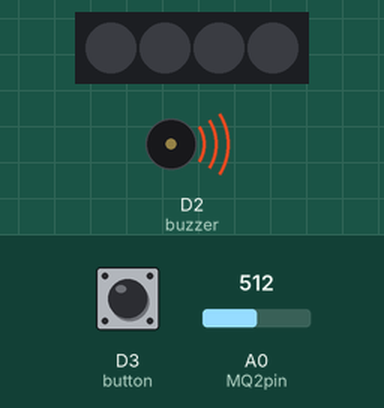
Bench run of a sketch on a simulated ESP8266 (NodeMCU). On the bench: 4 RGB LEDs in strip order, left to right, buzzer (waves = sounding, pin HIGH). Inputs (shaded band) come from the test bench; at power-on: D3 (button) LOW, A0 (MQ2pin) = 512. WiFi joins after 1.5 s; servers stay silent unless stated; random numbers use the default seed unless the sketch sets one; no MQTT or app messages arrive unless stated; what the sketch prints to the serial monitor is not drawn.

Above: at 22.0 s.
At 27.5 s:
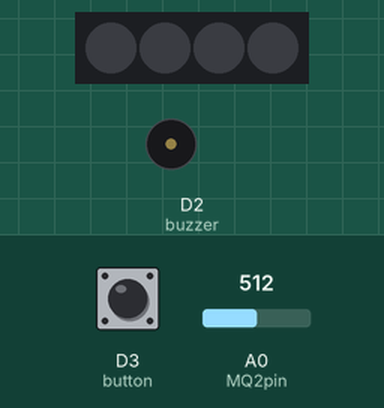
At 30.0 s:
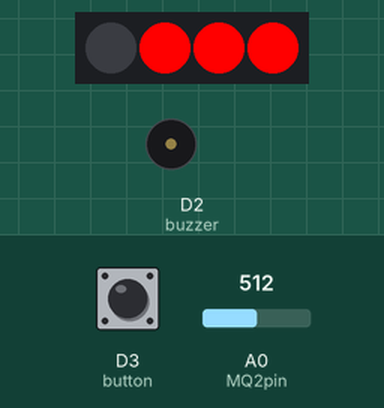
Timing chart, 0 to 30.5 s (numbered marks = the images above):
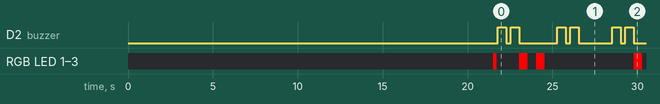

The sketch:

Smarter_Rauchmelder.ino
```cpp
//---Include libraries------------------------------

#include <FastLED.h>
#include <PubSubClient.h>
#include <WiFiManager.h>

//--------------------------------------------------------

#define MQ2pin (A0)
#define NUM_LEDS 4
#define DATA_PIN D6

//--------------------------------------------------------

CRGB leds[NUM_LEDS];
WiFiManager wifiManager;
WiFiClient espClient;
PubSubClient client(espClient);

//--------------------------------------------------------

const int buzzer = D2;
const int button = D3;

const char* mqtt_topic_publish = "Rauchmelder";
const char* mqtt_topic_subscribe = "Rauchmelder";

//--------------------------------------------------------


//---Do not change the following four parameters----------

const char* mqtt_server = "mqtt.iot.informatik.uni-oldenburg.de";
const int mqtt_port = 2883;
const char* mqtt_user = "sutk";
const char* mqtt_pw = "SoftSkills";

//--------------------------------------------------------

long lastMsg = 0;
int val = 0;

// Variables for the switch function
int buttonstatus = 0;
int buttonZaehler = 0;
int letzterStatus = 0;

//Variable to store sensor value
float sensorValue;

//--------------------------------------------------------

void reconnect() {
  // Loop until we're reconnected
  while (!client.connected()) {
    Serial.print("Attempting MQTT connection...");

    // Create a random client ID: Client ID MUSS inviduell sein, da der MQTT Broker nicht mehrere Clients mit derselben ID bedienen kann
    String clientId = "Client-";
    clientId += String(random(0xffff), HEX);

    if (client.connect(clientId.c_str(), mqtt_user, mqtt_pw)) { // Attempt to connect
      Serial.println("connected");
      client.subscribe(mqtt_topic_subscribe); // Once connected, publish an announcement
    } else {
      Serial.print("failed, rc=");
      Serial.print(client.state());
      Serial.println(" try again in 5 seconds");
      delay(5000); // Wait 5 seconds before retrying
    }
  }
}

//--------------------------------------------------------

void setup() {
  Serial.begin(115200); // Sets the serial port to 115200
  wifiManager.autoConnect("Smarter Rauchmelder");
  client.setServer(mqtt_server, mqtt_port);
  Serial.println("Gas sensor warming up!");
  delay(20000); // Allows the MQ-2 to warm up

  // FastLED setup
  FastLED.addLeds<WS2812B, DATA_PIN, GRB>(leds, NUM_LEDS).setCorrection(TypicalLEDStrip);
  FastLED.setBrightness(255);
  FastLED.setMaxPowerInVoltsAndMilliamps(5, 400);
  for (int i = 1; i < NUM_LEDS; i++) {
    leds[i] = CRGB( 255, 0, 0);
  }
  FastLED.show();
  delay(200);
  for (int i = 1; i < NUM_LEDS; i++) {
    leds[i] = CRGB( 0, 0, 0);
  }
  FastLED.show();
  FastLED.clear();
  delay(30);

  pinMode(buzzer, OUTPUT);
  pinMode(button, INPUT);
}

//--------------------------------------------------------

void loop() {
  leds[0] = CRGB::Black;
  buttonstatus = digitalRead(button);
  sensorValue = analogRead(MQ2pin); // Read analog input pin 0

  if (!client.connected()) {
    reconnect();
  }
  client.loop();

  if(buttonstatus != letzterStatus) {
    if (buttonstatus == 1) {
      buttonZaehler++;
    } else {
      digitalWrite(buzzer, LOW);
    }
  }

  if (buttonZaehler % 2 == 0) {
    // To check on the serial monitor
    Serial.print("Sensor Value: ");
    Serial.print(sensorValue);

    if(sensorValue > 300) {  // Change this value for easier testing
      client.publish(mqtt_topic_publish, "Es brennt in der Wohnung!");
      Serial.print(" | Smoke detected!"); // To check on the serial monitor
      Alarm();
      LED_effect_Alarm();
      Alarm();
    }
    buttonZaehler = 0;
  } else {
    digitalWrite(buzzer, LOW);
  }

  // To check on the serial monitor
  letzterStatus = buttonstatus;
  Serial.println(buttonZaehler);

  delay(2000);
}

//--------------------------------------------------------

void LED_effect_Alarm(){
    FastLED.setBrightness(255);

    for (int i = 1; i < NUM_LEDS; i++) {
    leds[i] = CRGB( 255, 0, 0);
    }
    FastLED.show();
    delay(500);

    for (int i = 1; i < NUM_LEDS; i++) {
      leds[i] = CRGB::Black;
    }
    FastLED.show();
    delay(500);
    FastLED.setBrightness(255);

    for (int i = 1; i < NUM_LEDS; i++) {
    leds[i] = CRGB( 255, 0, 0);
    }
    FastLED.show();
    delay(500);

    for (int i = 1; i < NUM_LEDS; i++) {
      leds[i] = CRGB::Black;
    }
    FastLED.show();
    delay(750);
}

//--------------------------------------------------------

void Alarm() {
   digitalWrite(buzzer, HIGH);
   delay(500);
   digitalWrite(buzzer, LOW);
   delay(250);
   digitalWrite(buzzer, HIGH);
   delay(500);
   digitalWrite(buzzer, LOW);
}
```

Measured:
- by itself, D2 (buzzer): repeats every 6.8 s: LOW 0.25 s, HIGH 0.50 s, LOW 2.3 s, HIGH 0.50 s, LOW 0.25 s, HIGH 0.50 s, LOW 2.0 s, HIGH 0.50 s
- by itself, RGB LED 1–3: off → RGB(255, 0, 0) at 21.5 s, → off 0.23 s later, → RGB(255, 0, 0) 1.3 s later, → off 0.50 s later, … (66 changes in this stretch)
- by itself, everything shown: repeats every 6.8 s, in 11 steps
